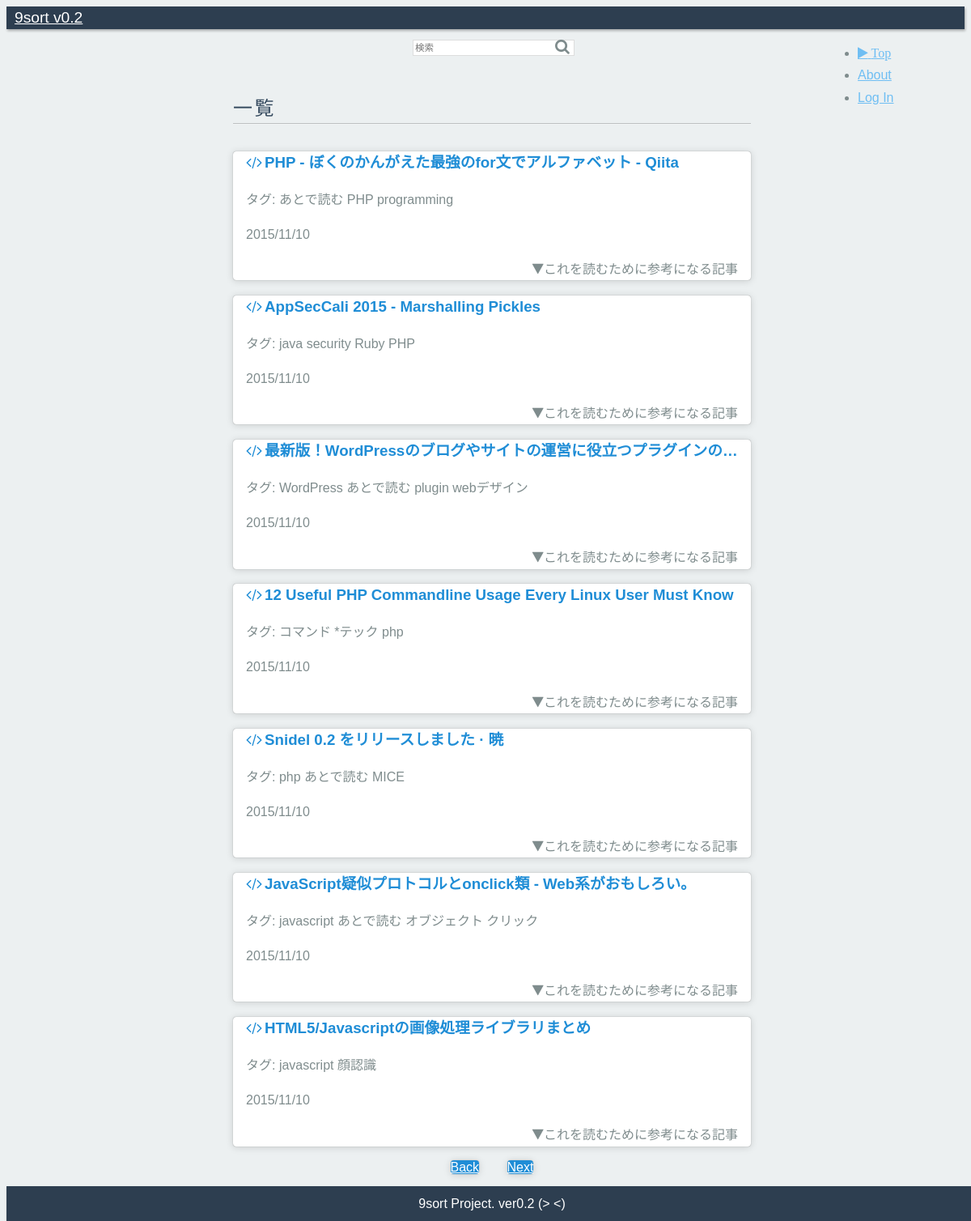
The page / on the database its author committed.
### tables this page shows
CREATE TABLE qiita_js(id integer primary key, title text, url text unique not null, date text, tag1 text, tag2 text, tag3 text, tag4 text, stocks integer, score integer);

### index.php (the view, shortened to what this page needs)
<?php
$SqLite3Path = "./crawl/9sort.sqlite3";
$offset = 0;
$page   = 1;
$key    = "";
$query  = "select * from qiita_js  union
select * from hatena_js union
select * from qiita_php union
select * from hatena_php
order by date desc limit 7 offset ";
$nineSortDB = new SQLite3($SqLite3Path);
$backLink = "<a class='pure-button' href='./index.php?p=".($page-1)."'>Back</a>";
$nextLink = "<a class='pure-button nextbtn' href='./index.php?p=".($page+1)."'>Next</a>";
$queryResults = $nineSortDB->query($query.$offset.";");
?>
<!doctype html>
<html lang="ja">
<head>
  <link rel="stylesheet" href="//yui.yahooapis.com/pure/0.6.0/pure-min.css">
  <link rel="stylesheet" href="//maxcdn.bootstrapcdn.com/font-awesome/4.3.0/css/font-awesome.min.css">
  <link rel="stylesheet" href="css/common.css">
</head>
<body>
  <div class="header">
    <div class="home-menu pure-menu pure-menu-horizontal pure-menu-scrollable pure-menu-fixed">
      <a class="pure-menu-heading" href="./index.php">9sort v0.2</a>
      <form class="pure-menu-heading pure-form" method="get" action="index.php">
        <search class="search">
          <input type="text" class="pure-input-rounded" placeholder="検索" name="q" value="<?php echo $key; ?>">
          <button type="submit" class="search-btn fa fa-search"></button>
        </search>
      </form>
      <ul class="pure-menu-list">
        <li class="pure-menu-item"><a href="index.php" class="pure-menu-link fa fa-play"> Top</a></li>
        <li class="pure-menu-item"><a href="" class="pure-menu-link">About</a></li>
        <li class="pure-menu-item"><a href="" class="pure-menu-link">Log In</a></li>
      </ul>
    </div>
  </div>
  <div class="content-wrapper">
    <div class="content">
      <h2 class="content-head">一覧</h2>
      <div class="pure-g">
        <?php
        $article = $queryResults->fetchArray(SQLITE3_ASSOC);
        $i = 0;
        while($article):
          $article['title'] = htmlspecialchars($article['title'], ENT_QUOTES|ENT_HTML5);
          $tags = htmlspecialchars("タグ: {$article['tag1']} {$article['tag2']} {$article['tag3']} {$article['tag4']}");
          $tags = str_replace(' 0', '', $tags);
        ?>
          <div class="article">
            <label for="Panel<?php echo $i;?>">
              <div class="l-box pure-u-1 pure-u-md-1 pure-u-lg-1">
                <h3 class="content-subhead">
                  <?php echo "<a href='{$article['url']}' target='_blank'><i class='fa fa-code'></i>{$article['title']}</a>"; ?>
                </h3>
                <?php
                echo "<p>{$tags}</p>";
                echo "<p>{$article["date"]}</p>"
                ?>
                <div class="is-right">
                  <i class="fa fa-play fa-rotate-90"></i>これを読むために参考になる記事
                </div>
              </div>
            </label>
          </div>
        <?php
          $i++;
          $article = $queryResults->fetchArray(SQLITE3_ASSOC);
        endwhile;
        ?>
      </div>
      <div class="linkbtn is-center">
        <?php echo $backLink; ?>
        <?php echo $nextLink; ?>
      </div>
    </div>
    <div class="footer is-center">
      9sort Project. ver0.2 (> <)
    </div>
  </div>
</body>
</html>

### css/common.css (style rules this page uses)
* { box-sizing: border-box; -moz-box-sizing: border-box; -webkit-box-sizing: border-box; font-family: 'Noto Sans Japanese', sans-serif; }
body { color: #7f8c8d; font-size: 16px; line-height: 1.7em; background-color: #ecf0f1; }
h2 { color: #34495e; }
h3 { max-width: 620px; white-space: nowrap; overflow: hidden; text-overflow: ellipsis; }
.l-box { padding-left: 1em; padding-right: 1em; }
.is-center { text-align: center; }
.header .pure-form input[type] { color: #34495e; width: 200px; height: 20px; border: 1px solid #ddd; font-size: 60%; box-shadow: none; margin-bottom: 0em; }
.pure-menu-heading.pure-form { position: absolute; left: 50%; margin-left: -100px; top: auto; }
.search-btn { border-style: none; background-color: rgba(0,0,0,0); position: absolute; top: 11px; left: 180px; color: #7f8c8d }
.pure-button { background-color: #1f8dd6; margin: 15px; color: white; border-top-left-radius: 4px; border-top-right-radius: 4px; border-bottom-right-radius: 4px; border-bottom-left-radius: 4px; box-shadow: rgba(0, 0, 0, 0.498039) 0px 0px 1px 0px, rgba(0, 0, 0, 0.14902) 0px 1px 10px 0px; }
.home-menu { box-shadow: 1px 2px 3px rgba(0,0,0, 0.3); background: #2d3e50; }
.pure-menu-horizontal.pure-menu-scrollable { padding: 0px; }
.pure-menu.pure-menu-fixed { border-bottom: none; }
.home-menu .pure-menu-heading { color: white; padding: 7px 10px; font-size: 120%; font-weight: 400; }
.home-menu a { color: #6FBEF3; }
.pure-menu-list { position: absolute; left: 85%; }
a.pure-menu-link.fa.fa-play { padding: 0; color: #6FBEF3; }
.content-wrapper { width: 100%; position: absolute; background: white; margin-top: 40px; background-color: #ecf0f1; z-index: -2; }
.content { max-width: 660px; margin-left: auto; margin-right: auto; padding: 10px; }
.content-head { padding-bottom: 5px; margin-top: 1.4em; margin-bottom: 1.4em; font-weight: 300; text-transform: uppercase; letter-spacing: 0.1em; border-bottom: 1px solid rgba(0, 0, 0, 0.2); box-shadow: rgba(255, 255, 255, 0.3) 0 1px 0; }
.content-subhead { color: #1f8dd6; }
.content-subhead a { color: #1f8dd6; text-decoration: none; }
.content-subhead i { margin-right: 3px; }
.article { background-color: #fff; width: 640px; height: auto; margin-bottom: 12px; border-top-left-radius: 4px; border-top-right-radius: 4px; border-bottom-right-radius: 4px; border-bottom-left-radius: 4px; box-shadow: rgba(0, 0, 0, 0.498039) 0px 0px 1px 0px, rgba(0, 0, 0, 0.14902) 0px 1px 10px 0px; }
.article a { color: #1f8dd6; text-decoration: none; }
.is-right { text-align: right; }
label { display: block; }
.footer { color: white; padding: 0.5em; text-align: center; box-shadow: 1px 2px 3px rgba(0,0,0, 0.3); background: #2d3e50; }

### rows shown on the page
qiita_js: title "PHP - ぼくのかんがえた最強のfor文でアルファベット - Qiita", tags "タグ: あとで読む PHP programming", date "2015/11/10"
qiita_js: title "AppSecCali 2015 - Marshalling Pickles", tags "タグ: java security Ruby PHP", date "2015/11/10"
qiita_js: title "最新版！WordPressのブログやサイトの運営に役立つプラグインの…", tags "タグ: WordPress あとで読む plugin webデザイン", date "2015/11/10"
qiita_js: title "12 Useful PHP Commandline Usage Every Linux User Must Know", tags "タグ: コマンド *テック php", date "2015/11/10"
qiita_js: title "Snidel 0.2 をリリースしました · 暁", tags "タグ: php あとで読む MICE", date "2015/11/10"

### other values the page prints
$article['title'] "JavaScript疑似プロトコルとonclick類 - Web系がおもしろい。"
$tags "タグ: javascript あとで読む オブジェクト クリック"
$article["date"] "2015/11/10"
$article['title'] "HTML5/Javascriptの画像処理ライブラリまとめ"
$tags "タグ: javascript 顔認識"
